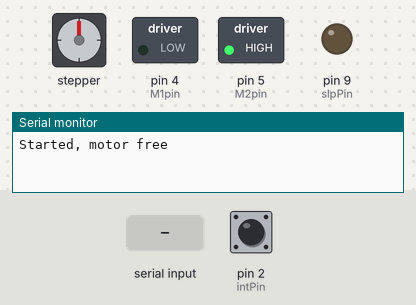
The sketch below on a simulated Arduino Uno, built with avr-gcc and run on an emulated ATmega328P. Shown: stepper motor, switched loads named in the sketch (green lamp = pin HIGH), output pins drawn as LEDs (lit = HIGH), the last lines printed to the serial monitor. Wiring (inferred from the names in the program): stepper motor driver (200 steps per turn assumed): step pin 11; direction pin 12. The inputs (shaded band) are chosen by the test bench; at power-on: pin 2 (intPin) LOW. Pins used as bus, display or sensor lines are not drawn.

Above: at 1.2 s.
1.3 s: pin 2 (intPin) driven HIGH
At 1.7 s:
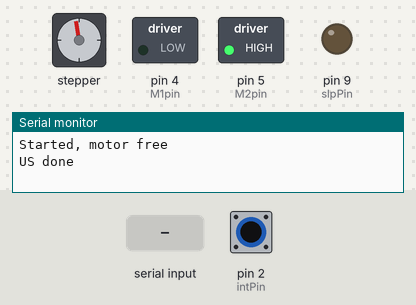
2.8 s: "active\n" received over Serial
At 3.2 s:
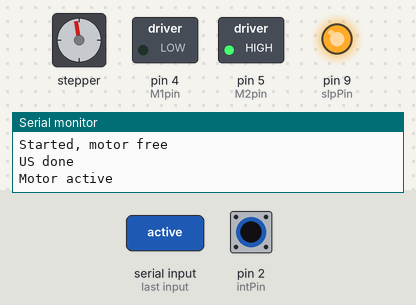
4.3 s: "free\n" received over Serial
At 5.5 s:
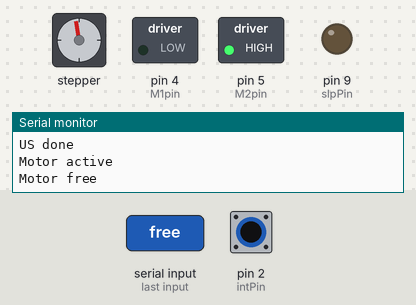
5.8 s: pin 2 (intPin) pulsed LOW 5 times (0.12 s each, 0.3 s apart)
At 8.1 s:
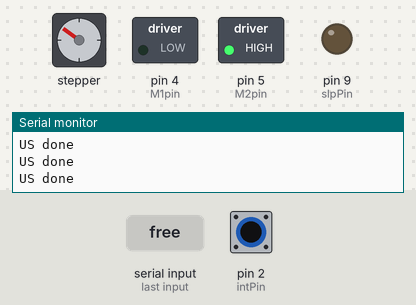
8.8 s: "active\n" received over Serial
At 10.0 s:
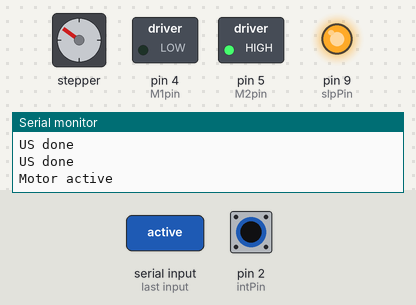
10.3 s: pin 2 (intPin) pulsed LOW 2 times (0.12 s each, 0.3 s apart)
At 12.0 s:
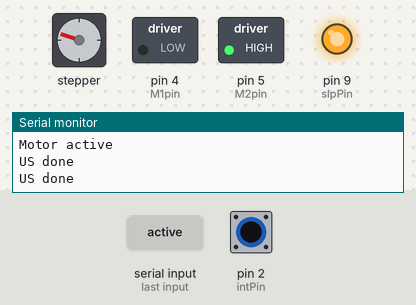
Timing chart, 0 to 13.4 s (numbered marks = the images above; inputs shaded):
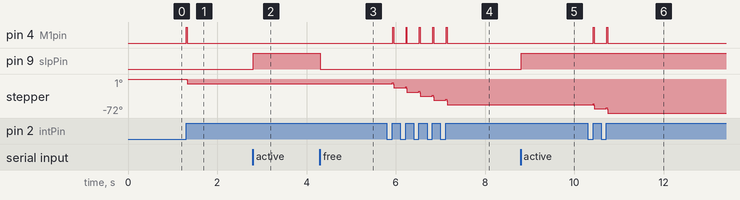

The sketch:

DTSC_US.ino
```cpp
/*
 * Author: Joey Broussard
 * PNI, 20200812
 *
 * Control of the stepper motor performed on dedicated arduino
 * for the Delayed Tactile Startle Conditioning paradigm. Designed for
 * master Arduino to activate interrupt input on the Arduino running
 * this sketch to generate the US. No specialized libraries are
 * required as the motion of the US is controlled by an EasyDriver.
 *
 * todo:
 */

#include "Arduino.h"
#include <Wire.h>

//Pins
const int intPin = 2;//interrupt pin
const int M1pin = 4;//micro stepper pin 1
const int M2pin = 5;//micro stepper pin 2
const int slpPin = 9;//sleep pin, LOW = motor free
const int stepPin = 11;//step pin
const int dirPin = 12;//direction pin

//Cues for movement/direction
const long target = 5;//steps to rotate US forward
volatile long steps = 0;
const int bigAttack = 2;//number to multiply by target for "big attack"
volatile int attack = 1;

void setup()
{
	//////////////////Pins/////////////////////////////////
  //Setup interrupt
  pinMode(intPin,INPUT);
  attachInterrupt(digitalPinToInterrupt(intPin),US,RISING);
  //Setup microstepping
  pinMode(M1pin,OUTPUT);
  digitalWrite(M1pin,LOW);
  pinMode(M2pin,OUTPUT);
  digitalWrite(M2pin,HIGH);
  //Setup pin for deactivating the motor
  pinMode(slpPin,OUTPUT);
  digitalWrite(slpPin,LOW);//LOW = Motor in free run until receives commands
  //Direction pin changes direction of running
  pinMode(dirPin,OUTPUT);
  digitalWrite(dirPin,HIGH);
  //Step pin
  pinMode(stepPin,OUTPUT);
  digitalWrite(stepPin,LOW);

	/////////////////////Communication//////////////////////////
  //Initialize serial and report initial state
  Serial.begin(9600);
  Serial.println("Started, motor free");
	//Initialize I2C, declare event function
	Wire.begin(8);
	Wire.onReceive(receiveEvent);
}
/*Handling serial and I2C inputs*/
void commandIn(String str){
  if (str.length()==0){
    Serial.println("Couldn't parse");
  }
  if (str == "free"){
    digitalWrite(slpPin,LOW);
    Serial.println("Motor free");
  }else if (str == "active"){
    digitalWrite(slpPin,HIGH);
    Serial.println("Motor active");
  }
}
/*I2C event handler*/
void receiveEvent(int howMany){
	//Read the bytes off wire
	//First byte (0 = active/free, 1 = bigAttack val)
	//Second byte (0 = active/1, 1 = free/bigAttack val)
	int state2change = Wire.read();
	int newStateVal = Wire.read();
	if (state2change == 0){
		if (newStateVal == 0) {
			commandIn("active");
		}else if (newStateVal == 1) {
			commandIn("free");
		}
	}else if (state2change == 1) {
		if (newStateVal == 0){
			attack = 1;
      Serial.println("Using small attack");
		}else if (newStateVal > 0){
			attack = bigAttack;
      Serial.println("Using big attack");
		}
	}
  //Finish emptying the wire if not yet done
  while (Wire.available()){
    Wire.read();
  }
}
/*US occurs on rising interrupt pin*/
void US()
{

  while (steps<target*attack){
    digitalWrite(stepPin,HIGH);
    delayMicroseconds(1000);
    digitalWrite(stepPin,LOW);
    delayMicroseconds(1000);
    steps++;
  };
  steps = 0;
  digitalWrite(dirPin,!digitalRead(dirPin));
  digitalWrite(M1pin,HIGH);
  digitalWrite(M2pin,HIGH);
  while (steps<target*2*attack){
    digitalWrite(stepPin,HIGH);
    delayMicroseconds(1000);
    digitalWrite(stepPin,LOW);
    delayMicroseconds(1000);
    steps++;
  };
  steps = 0;
  digitalWrite(dirPin,!digitalRead(dirPin));
  digitalWrite(M1pin,LOW);
  digitalWrite(M2pin,HIGH);
  Serial.println("US done");

}

void loop(){
  //Wait for serial commands to dictate motor state
  if (Serial.available() > 0) {
    String inString = Serial.readStringUntil('\n');
    inString.replace("\n","");
    inString.replace("\r","");
    commandIn(inString);
  }
}
```

Measured:
- after the input at 2.8 s, pin 9 (slpPin): LOW → HIGH at once
- after the input at 4.3 s, pin 9 (slpPin): HIGH → LOW at once
- after the input at 8.8 s, pin 9 (slpPin): LOW → HIGH at once
